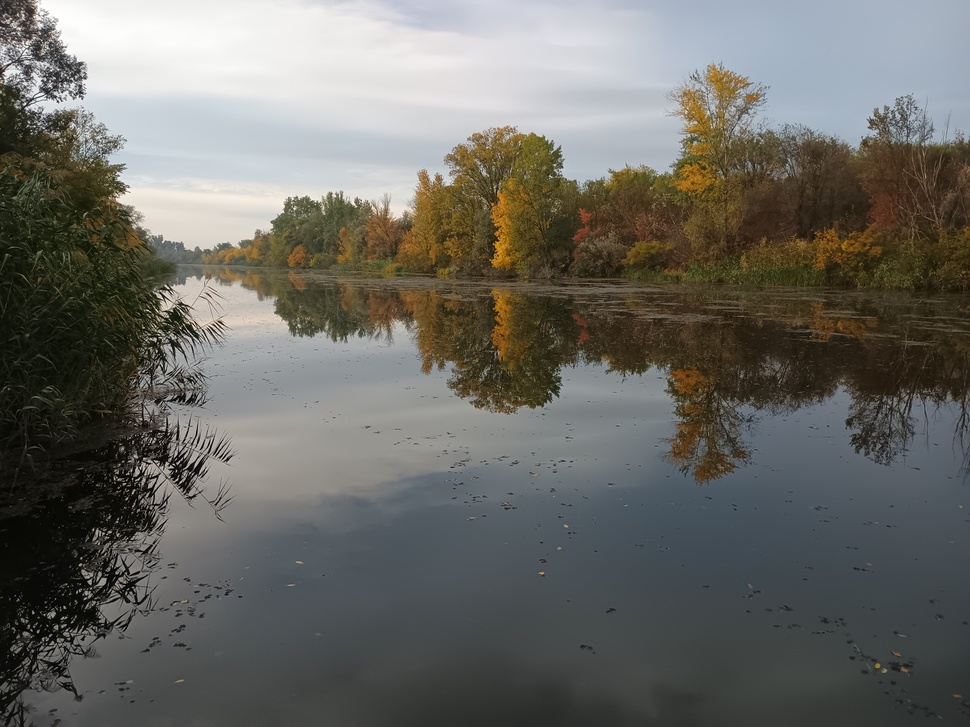
#> input picture images/river_1.jpg, 970 x 727 px, shrunk from 4096 x 3072 before the run
$ jupyter execute --allow-errors HW_2_CV.ipynb
#> lines starting #> are read from the running program, lines starting #| are printed output that depends on the picture
[cell 1]
# HOMEWORK 2
# For this homework you will have to complete and implement the colour balancing for:

# Gray world algorithm
# Scale-by-max algorithm
# You are free to use your own images. Experiment with more images and think about the effect each of the algorithms has on the resulting (balanced) image.

# Colour Balancing
# In this notebook we will show different type of colour balancing making use of von Kries' hypothesis.

import cv2
import numpy as np
from matplotlib import pyplot as plt
plt.rcParams['figure.figsize'] = [15, 5]

[cell 2]
img = cv2.imread('images/river_1.jpg')
#> img is the input picture: shape (727, 970, 3); mean B, G, R 100.9, 106.2, 106.7
img = cv2.cvtColor(img, cv2.COLOR_BGR2RGB)
plt.imshow(img)

[cell 3]
# White patch
# In white patch algorithm we choose a group of pixels we know they should be white. We then scale the resulting image colour channels by this white patch.

# Define white patch and the coefficients
row, col = 100, 500
white = img[row, col, :]
#> white = [223, 221, 224]
coeffs = 255.0/white
#> coeffs = [1.14, 1.15, 1.14]

# Apply white balancing and generate balanced image
balanced = np.zeros_like(img, dtype=np.float32)
for channel in range(3):
    balanced[..., channel] = img[..., channel] * coeffs[channel]

# White patching does not guarantee that the dynamic range is preserved, images must be clipped.
balanced = balanced/255
balanced[balanced > 1] = 1
#> balanced: shape (727, 970, 3) float32; mean R, G, B 0.474, 0.476, 0.448

plt.subplot(121), plt.imshow(img), plt.title("Original")
plt.subplot(122), plt.imshow(balanced), plt.title("Scale-by-Max Balanced")
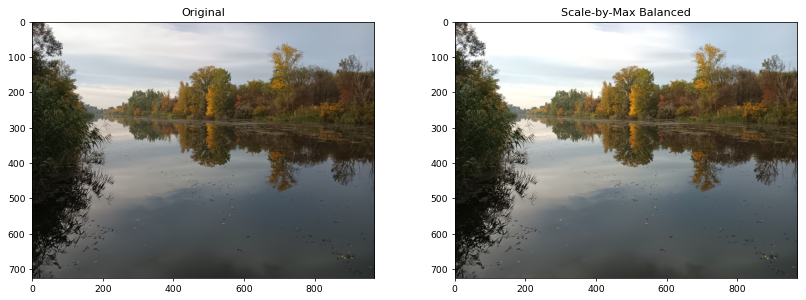
#> figure drawn by matplotlib, 2 panels

[cell 4]
# Gray world
# This algorithm assumes that a scene, on average, is gray.

# Load your image
img = cv2.imread('images/SUP_2.jpg')
#> (the rest of this cell did not finish here and is left out)

[cell 5]
# Scale-by-max
# This is a straightforward algorithm that scales each colour channel by its maximum value. Note that it is sensitive to noise and saturations.

# Load your image
img = cv2.imread('images/night_1.jpg')
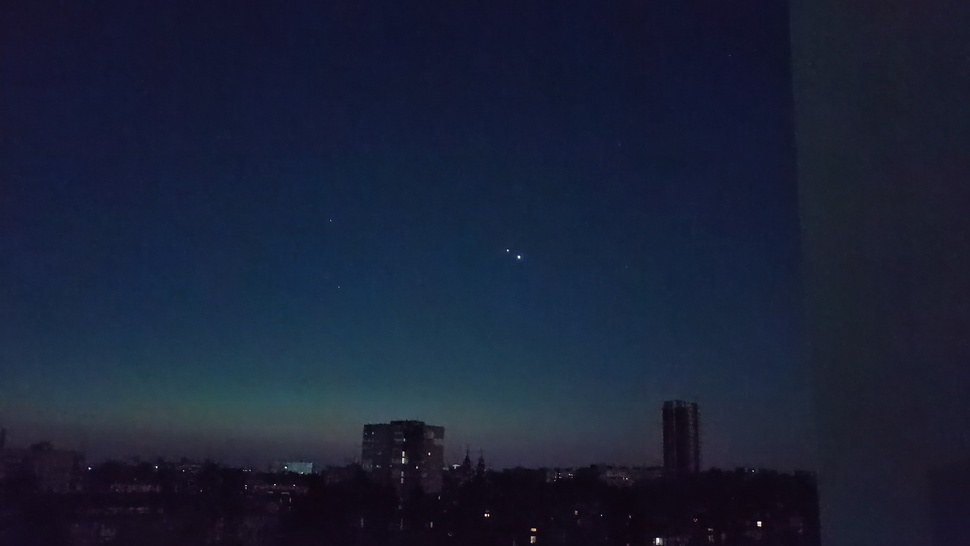
#> input picture images/night_1.jpg, 970 x 546 px, shrunk from 4096 x 2304 before the run
#> img is the input picture: shape (546, 970, 3); mean B, G, R 54.7, 33, 25.6
img = cv2.cvtColor(img, cv2.COLOR_BGR2RGB)

# Compute the maximum values for all three colour channels (red, green, blue)
max_r = img[:, :, 0].max()
#> max_r = 255
max_g = img[:, :, 1].max()
#> max_g = 253
max_b = img[:, :, 2].max()
#> max_b = 255


# Apply scale-by-max balancing and generate the balanced image
balanced = img.astype(np.float32)
#> balanced: shape (546, 970, 3) float32

balanced[:, :, 0] *= 255.0 / max_r
balanced[:, :, 1] *= 255.0 / max_g
balanced[:, :, 2] *= 255.0 / max_b

balanced = np.clip(balanced, 0, 255).astype(np.uint8)

plt.subplot(121), plt.imshow(img), plt.title("Original")
plt.subplot(122), plt.imshow(balanced), plt.title("Scale-by-Max Balanced")
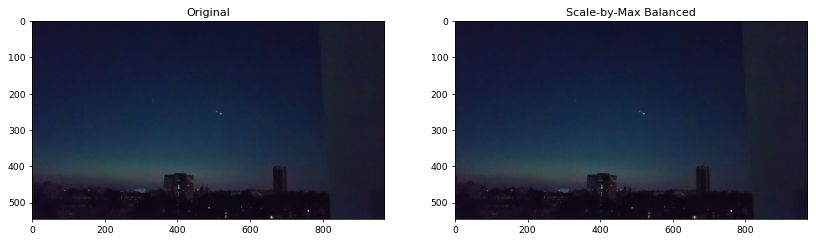
#> figure drawn by matplotlib, 2 panels
